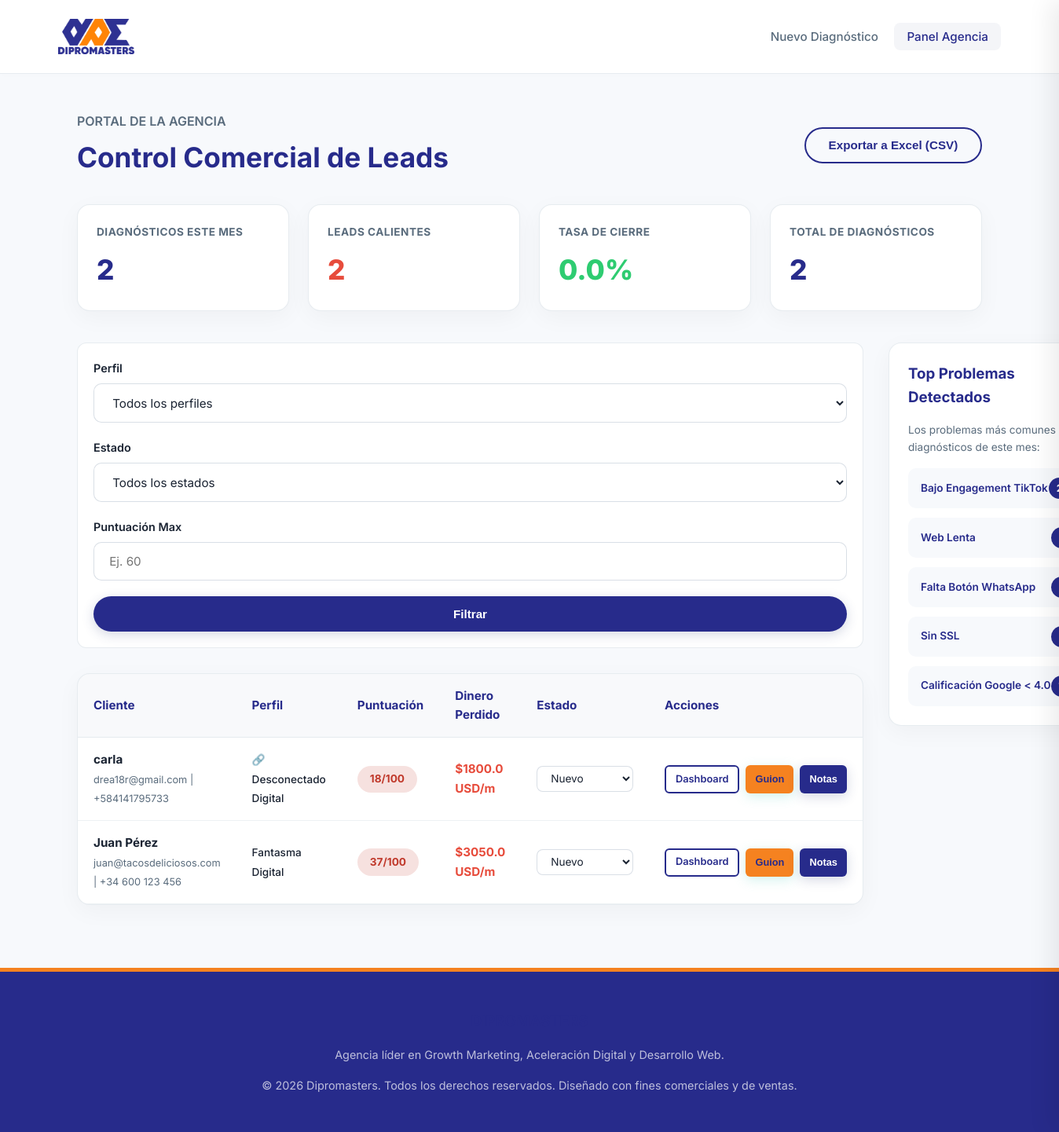
The page /agency on the database its author committed.
### tables this page shows
CREATE TABLE leads (
            id INTEGER PRIMARY KEY AUTOINCREMENT,
            nombre TEXT NOT NULL,
            email TEXT NOT NULL,
            telefono TEXT NOT NULL,
            tiktok_url TEXT,
            web_url TEXT,
            google_maps_url TEXT,
            tiktok_score INTEGER,
            web_score INTEGER,
            google_score INTEGER,
            total_score INTEGER,
            perfil TEXT,
            money_lost_tiktok REAL,
            money_lost_web REAL,
            money_lost_google REAL,
            money_lost_total REAL,
            recommendations TEXT, -- Guardado como JSON string
            analysis_json TEXT, -- Guardado completo del análisis para carga instantánea
            fecha TIMESTAMP DEFAULT CURRENT_TIMESTAMP,
            ip TEXT,
            estado_seguimiento TEXT DEFAULT 'Nuevo'
        );

CREATE TABLE estadisticas_mensuales (
            id INTEGER PRIMARY KEY AUTOINCREMENT,
            mes TEXT NOT NULL, -- Formato 'YYYY-MM'
            problema TEXT NOT NULL,
            cantidad INTEGER DEFAULT 1,
            UNIQUE(mes, problema)
        );

### app.py (the view)
@app.route('/agency')
def agency():
    profile = request.args.get('profile')
    status = request.args.get('status')
    score_max = request.args.get('score_max')
    if score_max:
        try:
            score_max = int(score_max)
        except ValueError:
            score_max = None
    leads = get_all_leads(perfil=profile, estado=status, score_max=score_max)
    metrics = get_agency_metrics()
    return render_template(
        'agency.html',
        leads=leads,
        metrics=metrics
    )

### database.py (called while the page is built)
def get_db_connection():
    conn = sqlite3.connect(DB_PATH)
    conn.row_factory = sqlite3.Row
    return conn

def get_all_leads(perfil=None, estado=None, score_min=None, score_max=None):
    conn = get_db_connection()
    cursor = conn.cursor()
    query = 'SELECT * FROM leads WHERE 1=1'
    params = []
    if perfil:
        query += ' AND perfil = ?'
        params.append(perfil)
    if estado:
        query += ' AND estado_seguimiento = ?'
        params.append(estado)
    if score_min is not None:
        query += ' AND total_score >= ?'
        params.append(score_min)
    if score_max is not None:
        query += ' AND total_score <= ?'
        params.append(score_max)
    query += ' ORDER BY fecha DESC'
    cursor.execute(query, params)
    rows = cursor.fetchall()
    conn.close()
    return rows

### templates/agency.html (shortened to what this page needs)
{% extends 'base.html' %}
{% block content %}
<div class="dashboard-header">
    <div>
        <p style="color: var(--text-muted); font-weight: 600;">PORTAL DE LA AGENCIA</p>
        <h1 style="font-size: 2.2rem; margin-top: 0.25rem;">Control Comercial de Leads</h1>
    </div>
    <div>
        <button onclick="exportToExcel()" class="btn btn-outline">Exportar a Excel (CSV)</button>
    </div>
</div>
<div class="stats-cards-grid">
    <div class="stat-card">
        <span class="stat-title">Diagnósticos este mes</span>
        <span class="stat-num">{{ metrics.leads_mes }}</span>
    </div>
    <div class="stat-card">
        <span class="stat-title">Leads Calientes</span>
        <span class="stat-num" style="color: var(--danger);">{{ metrics.leads_calientes }}</span>
    </div>
    <div class="stat-card">
        <span class="stat-title">Tasa de Cierre</span>
        <span class="stat-num" style="color: var(--success);">{{ metrics.tasa_cierre }}%</span>
    </div>
    <div class="stat-card">
        <span class="stat-title">Total de Diagnósticos</span>
        <span class="stat-num">{{ metrics.total_leads }}</span>
    </div>
</div>
<div style="display: grid; grid-template-columns: 2.5fr 1fr; gap: 2rem;">
    <div>
        <form id="filtersForm" class="filters-bar" onsubmit="applyFilters(event)">
            <div class="form-group" style="margin-bottom: 0;">
                <label for="filterProfile">Perfil</label>
                <select id="filterProfile" name="profile" class="form-control">
                    <option value="">Todos los perfiles</option>
                </select>
            </div>
            <div class="form-group" style="margin-bottom: 0;">
                <label for="filterStatus">Estado</label>
                <select id="filterStatus" name="status" class="form-control">
                    <option value="">Todos los estados</option>
                </select>
            </div>
            <div class="form-group" style="margin-bottom: 0;">
                <label for="filterScore">Puntuación Max</label>
                <input type="number" id="filterScore" name="score_max" class="form-control" placeholder="Ej. 60" min="0" max="100">
            </div>
            <button type="submit" class="btn btn-secondary" style="height: 45px; padding: 0 1.5rem;">Filtrar</button>
        </form>
        <div class="leads-table-container">
            <table class="leads-table" id="leadsTable">
                <thead>
                    <tr>
                        <th>Cliente</th>
                        <th>Perfil</th>
                        <th>Puntuación</th>
                        <th>Dinero Perdido</th>
                        <th>Estado</th>
                        <th>Acciones</th>
                    </tr>
                </thead>
                <tbody>
                    {% for lead in leads %}
                    <tr id="lead-row-{{ lead.id }}" data-nombre="{{ lead.nombre }}" data-email="{{ lead.email }}" data-telefono="{{ lead.telefono }}" data-perfil="{{ lead.perfil }}" data-score="{{ lead.total_score }}" data-lost="{{ lead.money_lost_total }}">
                        <td>
                            <strong>{{ lead.nombre }}</strong><br>
                            <span style="font-size: 0.8rem; color: var(--text-muted);">{{ lead.email }} | {{ lead.telefono }}</span>
                        </td>
                        <td><span style="font-size: 0.85rem; font-weight: 500;">{{ lead.perfil }}</span></td>
                        <td>
                            {% set score = lead.total_score %}
                            {% if score >= 80 %}
                                <span class="semaphore badge-excellent">{{ score }}/100</span>
                            {% elif score >= 60 %}
                                <span class="semaphore badge-improvable">{{ score }}/100</span>
                            {% elif score >= 40 %}
                                <span class="semaphore badge-worrying">{{ score }}/100</span>
                            {% else %}
                                <span class="semaphore badge-critical">{{ score }}/100</span>
                            {% endif %}
                        </td>
                        <td style="color: var(--danger); font-weight: 700;">${{ lead.money_lost_total }} USD/m</td>
                        <td>
                            <select onchange="updateStatus({{ lead.id }}, this.value)" class="form-control" style="padding: 0.4rem 0.8rem; font-size: 0.85rem; width: auto; border-radius: 8px;">
                                <option value="Nuevo" {% if lead.estado_seguimiento == 'Nuevo' %}selected{% endif %}>Nuevo</option>
                            </select>
                        </td>
                        <td>
                            <div style="display: flex; gap: 0.5rem;">
                                <a href="/dashboard/{{ lead.id }}" target="_blank" class="btn btn-outline" style="padding: 0.35rem 0.75rem; font-size: 0.8rem; border-radius: 6px;" title="Ver Dashboard de Resultados">Dashboard</a>
                                <button onclick="openScriptModal('{{ lead.perfil }}', '{{ lead.nombre }}', {{ lead.money_lost_total }})" class="btn btn-primary" style="padding: 0.35rem 0.75rem; font-size: 0.8rem; border-radius: 6px;" title="Abrir Guion de Ventas">Guion</button>
                                <button onclick="openFollowupDrawer({{ lead.id }}, '{{ lead.nombre }}')" class="btn btn-secondary" style="padding: 0.35rem 0.75rem; font-size: 0.8rem; border-radius: 6px;" title="Seguimiento comercial">Notas</button>
                            </div>
                        </td>
                    </tr>
                    {% endfor %}
                </tbody>
            </table>
        </div>
    </div>
    <div style="display: flex; flex-direction: column; gap: 2rem;">
        <div class="card" style="padding: 1.5rem;">
            <h3 style="margin-bottom: 1rem;">Top Problemas Detectados</h3>
            <p style="color: var(--text-muted); font-size: 0.85rem; margin-bottom: 1rem;">Los problemas más comunes en los diagnósticos de este mes:</p>
            <div style="display: flex; flex-direction: column; gap: 0.75rem;">
                {% for prob in metrics.top_problemas %}
                <div style="display: flex; justify-content: space-between; align-items: center; background: var(--bg-main); padding: 0.75rem 1rem; border-radius: 10px;">
                    <span style="font-size: 0.85rem; font-weight: 600; color: var(--primary); white-space: nowrap; overflow: hidden; text-overflow: ellipsis; max-width: 180px;" title="{{ prob.problema }}">
                        {{ prob.problema }}
                    </span>
                    <span style="background: var(--primary); color: #ffffff; font-size: 0.8rem; font-weight: 700; padding: 0.2rem 0.6rem; border-radius: 20px;">
                    </span>
                </div>
                {% endfor %}
            </div>
        </div>
    </div>
</div>
{% endblock %}

### templates/base.html (shortened to what this page needs)
<!DOCTYPE html>
<html lang="es">
<head>
    <link rel="stylesheet" href="{{ url_for('static', filename='css/style.css') }}">
</head>
<body>
    <header>
        <div class="header-container">
            <a href="/" class="logo" style="display: flex; align-items: center;">
                <img src="{{ url_for('static', filename='logo.png') }}" alt="Dipromasters" style="height: 45px; width: auto;">
            </a>
            <nav class="nav-links">
                <a href="/" class="{% if request.path == '/' %}active{% endif %}">Nuevo Diagnóstico</a>
                <a href="/agency" class="{% if request.path == '/agency' %}active{% endif %}">Panel Agencia</a>
            </nav>
        </div>
    </header>
    <main>
        {% block content %}{% endblock %}
    </main>
    <footer>
        <div class="footer-content">
            <h3>DIPROMASTERS</h3>
            <p>Agencia líder en Growth Marketing, Aceleración Digital y Desarrollo Web.</p>
            <p>&copy; 2026 Dipromasters. Todos los derechos reservados. Diseñado con fines comerciales y de ventas.</p>
        </div>
    </footer>
</body>
</html>

### rows shown on the page
leads: nombre "carla", email "drea18r@gmail.com", telefono "+584141795733", perfil "🔗 Desconectado Digital", score "18", money_lost_total "1800.0", estado_seguimiento+id "Nuevo"
leads: nombre "Juan Pérez", email "juan@tacosdeliciosos.com", telefono "+34 600 123 456", perfil "Fantasma Digital", total_score "37", money_lost_total "3050.0", estado_seguimiento+id "Nuevo"
estadisticas_mensuales: problema "Bajo Engagement TikTok"
estadisticas_mensuales: problema "Web Lenta"
estadisticas_mensuales: problema "Falta Botón WhatsApp"
estadisticas_mensuales: problema "Sin SSL"
estadisticas_mensuales: problema "Calificación Google < 4.0"

### other values the page prints
{{ metrics.leads_mes }} "2"
{{ metrics.leads_calientes }} "2"
{{ metrics.tasa_cierre }} "0.0"
{{ metrics.total_leads }} "2"
